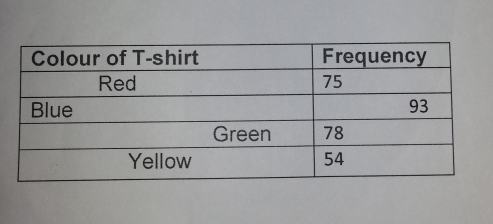
#> input picture Development/imageTest/image1.png, 493 x 224 px, found by its file name
$ python Kantenerkennung.py
#> lines starting #> are read from the running program, lines starting #| are printed output that depends on the picture; after the words box and inside, x2 and y2 are one past the last pixel; in counts of white or black regions, pixels touching at a corner belong together
### Development/base_codes/pro_processing.py
import cv2
import matplotlib.pyplot as plt
import os


'''
Binarization --> Gauss_Filter --> BInarization
'''

# [14 lines left out: function Circle1, not called in this run]

# Circle1('Development\imageTest\image1.png', 2)

# Jeder Zyklus macht es schlimmer bei Circle1

def Circle2(path, circle_time): # Rauschunterdrückung
#> called with path = 'Development\\imageTest\\image1.png', circle_time = 5
    gray_image = cv2.imread(path, 0)
#> gray_image: shape (224, 493); min 0, max 180, mean 153.3
    i = 1
    while i <= circle_time:
        bina_image = cv2.adaptiveThreshold(gray_image, 255, cv2.ADAPTIVE_THRESH_GAUSSIAN_C, cv2.THRESH_BINARY, 9, 5) # thresh3
        filter_image = cv2.GaussianBlur(bina_image, (3,3), 0) # gaussblur
        ret, bina_image = cv2.threshold(filter_image, 0, 255, cv2.THRESH_BINARY + cv2.THRESH_OTSU) # OSTU
        gray_image = bina_image # um circle zu machen
        i += 1
#> this loop made 5 passes
#> ret on passes 1 to 5: 159, 159, 143, 143, 143
#> pass 1, in Circle2, `bina_image = cv2.adaptiveThreshold(gray_image, 255, cv2.ADAPTIVE_THRES..`:
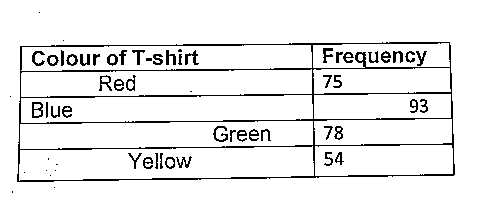
#> bina_image: shape (224, 493); 93.3% white; black in thin lines or dots, all inside (x1, y1, x2, y2) = (10, 12, 455, 193)
#> pass 1, in Circle2, `ret, bina_image = cv2.threshold(filter_image, 0, 255, cv2.THRESH_BINAR..`:
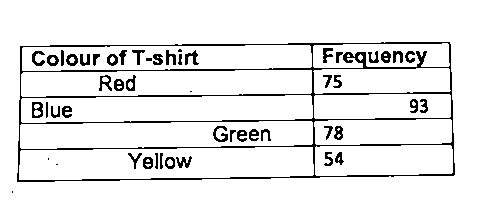
#> bina_image: shape (224, 493); 92.6% white; black in thin lines or dots, all inside (x1, y1, x2, y2) = (12, 42, 455, 193)
#> after the loop:
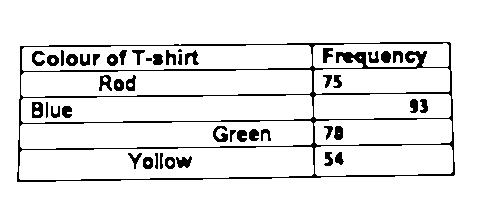
#> bina_image: shape (224, 493); 92% white; 46 black regions (2 under 20 px), largest, box (x1, y1, x2, y2) and area: (17, 42, 455, 182) 5256, (32, 102, 43, 118) 138, (213, 126, 228, 142) 136
#> after the loop:
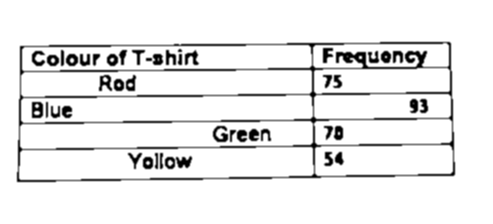
#> filter_image: shape (224, 493); min 0, max 255, mean 234.6
#> after the loop, i = 6


    # cv2.imshow('',bina_image)
    # cv2.waitKey()
    return bina_image

# Circle2('Development\imageTest\image1.png', 1) # erhöhen das Parameter wird die Leistung verbessert.

# Jede Schleife erhöht die Anzahl der weißen Pixel und konvergiert schließlich zu einem Wert.

# der Grund für die Unterschiede zwischen Circle1 und 2 lieht vielleicht in ***Schwelle***


### Development/base_codes/Kantenerkennung.py
## für Kantenerkennung
import cv2
import numpy as np
import matplotlib.pyplot as plt
from pro_processing import Circle2


def Katen(path):
    ### Kantenerkennung durch soble
    bina_img = Circle2(path, 5)
    edges = cv2.Canny(bina_img, 50, 250, apertureSize= 3) ## apertureSize is the size of kernel, also soble
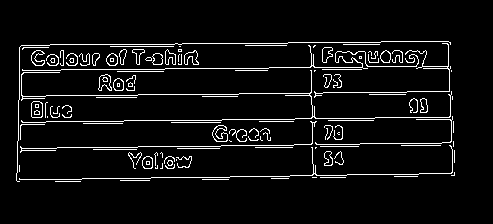
#> edges: shape (224, 493); 5.9% white in thin lines or dots, all inside (x1, y1, x2, y2) = (16, 41, 455, 182)

    ### Line makieren durch HoughLines()

    lines = cv2.HoughLinesP(edges, 1.0, np.pi/180, 50, minLineLength=50, maxLineGap=10)
#> lines = 36 rows, first 6: [173, 177, 401, 174], [50, 44, 181, 44], [82, 147, 195, 146], [314, 67, 424, 66], [246, 145, 359, 144], [165, 68, 268, 68]
    # https://blog.csdn.net/dcrmg/article/details/78880046 #

    ### show the line
    # img_color = cv2.imread(path, -1)
    '''
    color_img = np.expand_dims(bina_img, axis=2)
    color_img = np.concatenate((color_img, color_img, color_img), axis=-1)

    # change the gray image to color image
    '''
    ### oder: ###
    color_img = cv2.merge((bina_img, bina_img, bina_img))

    for line in lines:
        x1, y1, x2, y2 = line[0]

        img_line = cv2.line(color_img, (x1,y1), (x2, y2), (0, 0, 255), 2)
#> this loop made 36 passes
#> (x1, y1, x2, y2) on passes 1 to 12: (173, 177, 401, 174), (50, 44, 181, 44), (82, 147, 195, 146), (314, 67, 424, 66), (246, 145, 359, 144), (165, 68, 268, 68), (67, 95, 123, 95), (61, 69, 164, 69), (124, 120, 221, 120), (323, 42, 436, 41), (138, 94, 195, 94), (275, 93, 357, 92)
#> pass 3, in Katen, `img_line = cv2.line(color_img, (x1,y1), (x2, y2), (0, 0, 255), 2)`:
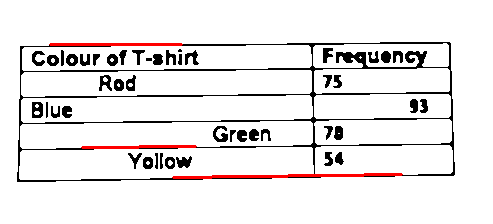
#> img_line: shape (224, 493, 3); mean of channels 0, 1, 2 232.4, 232.4, 235.7; drawn as B, G, R
#> after the loop:
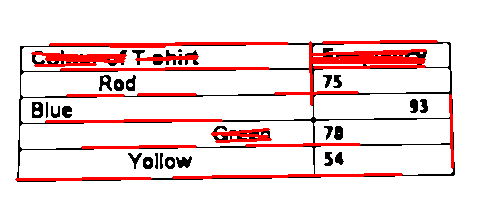
#> color_img: shape (224, 493, 3); mean of channels 0, 1, 2 223.1, 223.1, 242.3; drawn as B, G, R

    # cv2.imshow('input', bina_img)
    cv2.imshow("output", img_line)
    cv2.waitKey()

    return img_line

Katen('Development\imageTest\image1.png')

$ run again, with Development/imageTest/image2.png copied over Development/imageTest/image1.png
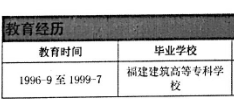
#> input picture Development/imageTest/image2.png, 234 x 99 px, found by its file name
#> in Circle2, gray_image is the input picture: shape (99, 234); min 0, max 255, mean 191.6
#> the loop in Circle2, `while i <= circle_time:` made 5 passes
#> ret on passes 1 to 5: 159, 143, 143, 143, 128
#> pass 1, in Circle2, `ret, bina_image = cv2.threshold(filter_image, 0, 255, cv2.THRESH_BINAR..`:
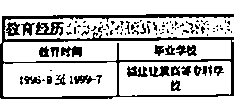
#> bina_image: shape (99, 234); 76.6% white; 105 black regions (77 under 20 px), largest, box (x1, y1, x2, y2) and area: (0, 14, 234, 99) 2868, (35, 22, 64, 36) 230, (61, 46, 82, 57) 158
#> after the loop in Circle2, `while i <= circle_time:`: i = 6
#> edges: shape (99, 234); 12.9% white in thin lines or dots, all inside (x1, y1, x2, y2) = (0, 13, 234, 99)
#> lines = 18 rows, first 6: [147, 13, 199, 13], [1, 19, 70, 18], [154, 94, 230, 93], [84, 17, 230, 17], [147, 59, 230, 58], [3, 42, 125, 40]
#> the loop in Katen, `for line in lines:` made 18 passes
#> after the loop in Katen, `for line in lines:`:
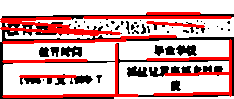
#> color_img: shape (99, 234, 3); mean of channels 0, 1, 2 167.2, 167.2, 211.7; drawn as B, G, R
